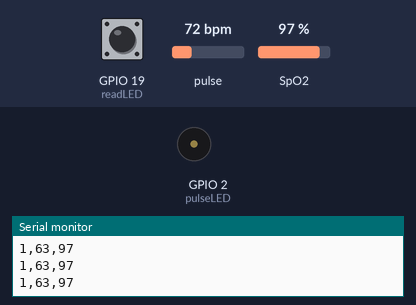
Simulated run of this sketch. Board: ESP32. Shown: buzzer (waves = sounding), the last lines printed to the serial monitor. Inputs (shaded band) come from the test bench; at power-on: pulse 72 bpm, GPIO 19 (readLED) HIGH, SpO2 97 %. WiFi joins after 1.5 s; servers stay silent unless stated.

Above: at 7.2 s.
7.3 s: pulse set to 42 bpm
At 8.5 s:
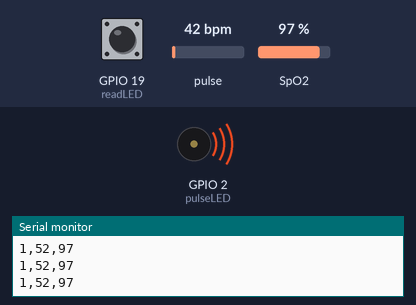
9.7 s: pulse set to 70 bpm
At 12.1 s:
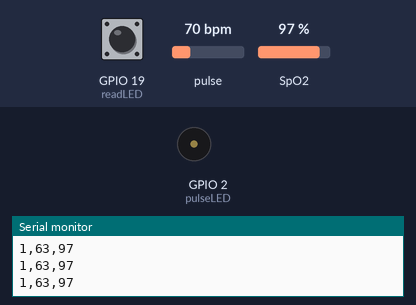
Timing chart, 0 to 13.6 s (numbered marks = the images above; inputs shaded):
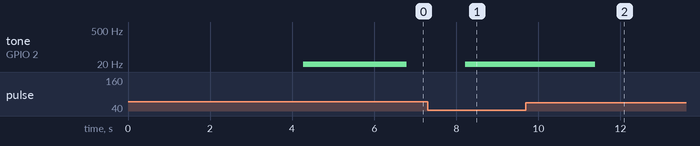

The sketch:

main.ino
```cpp
#include <Wire.h>
#include <WiFi.h>
#include "MAX30105.h"
#include "spo2_algorithm.h"
#include "heartRate.h"
#include <ESPAsyncWebServer.h>

MAX30105 particleSensor;
#define MAX_BRIGHTNESS 255

int temp = 0;
uint32_t irBuffer[100]; //infrared LED sensor data
uint32_t redBuffer[100];  //red LED sensor data
int32_t bufferLength; //data length
int32_t spo2; //SPO2 value
int8_t validSPO2; //indicator to show if the SPO2 calculation is valid
int32_t heartRate; //heart rate value calcualated as per Maxim's algorithm
int8_t validHeartRate; //indicator to show if the heart rate calculation is valid

byte pulseLED = 2; //onboard led on esp32 nodemcu
byte readLED = 19; //Blinks with each data read

long lastBeat = 0; //Time at which the last beat occurred

float beatsPerMinute; //stores the BPM as per custom algorithm
int beatAvg = 0, sp02Avg = 0; //stores the average BPM and SPO2
float ledBlinkFreq; //stores the frequency to blink the pulseLED

const char* ssid = "Mhatre";
const char* password = "Shubham@8765";

AsyncWebServer server(80);

const char index_html[] PROGMEM = R"rawliteral(
<!DOCTYPE html>
<html lang="en">
<head>
    <meta charset="UTF-8">
    <meta name="viewport" content="width=device-width, initial-scale=1.0">
    <title>Heart Rate and SpO2 Monitoring</title>
    <style>
        body {
            font-family: 'Segoe UI', Tahoma, Geneva, Verdana, sans-serif;
            margin: 0;
            padding: 0;
            background-image: url('h.jpg'); /* Replace 'your_background_image.jpg' with the path to your background image */
            background-size: cover;
            background-position: center;
            color: #333;
        }
        .container {
            width: 80%;
            margin: 50px auto;
            text-align: center;
            background-color: rgba(106, 255, 255, 0.7);
            padding: 20px;
            border-radius: 10px;
            box-shadow: 0 0 10px rgba(0, 0, 0, 0.1);
        }
        h1, h2 {
            margin-top: 0;
        }
        .graph {
            margin-top: 50px;
            display: flex;
            justify-content: center;
            align-items: center;
        }
        .graph img {
            max-width: 100%;
            height: auto;
            border-radius: 5px;
            box-shadow: 0 0 10px rgba(0, 0, 0, 0.1);
        }
        .data-container {
            display: flex;
            justify-content: space-around;
            margin-top: 30px;
        }
        .data-box {
            background-color: #c4ffff;
            padding: 15px 20px;
            border-radius: 5px;
            box-shadow: 0 0 10px rgba(0, 0, 0, 0.1);
        }
    </style>
</head>
<body>
    <div class="container">
        <h1>Heart Rate and SpO2 Monitoring</h1>
        <div class="data-container">
            <div class="data-box">
                <h2>SpO2</h2>
                <span id="spo2">-</span>
            </div>
            <div class="data-box">
                <h2>Heart Rate</h2>
                <span id="avgHeartRate">-</span>
            </div>
        </div>
        <div class="graph">
            <canvas id="myChart"></canvas>
        </div>
    </div>

    <script>
        // Initialize empty chart
        let myChart;

function fetchData() {
    fetch('/data') // Fetch data from '/data' endpoint
    .then(response => response.json()) // Parse JSON response
    .then(data => {
        console.log('Received data:', data); // Log received data
        // Update heart rate, SpO2, and average values
        document.getElementById('spo2').innerText = data.spo2 + "%";
        document.getElementById('avgHeartRate').innerText = data.beatAvg + " BPM";
        // Update or create chart
        updateChart(data);
    })
    .catch(error => console.error('Error fetching data:', error));
}

// Function to update or create chart
function updateChart(data) {
    if (!myChart) {
        const ctx = document.getElementById('myChart').getContext('2d');
        myChart = new Chart(ctx, {
            type: 'line',
            data: {
                labels: [...Array(100).keys()],
                datasets: [{
                    label: 'BPM',
                    data: [],
                    borderColor: 'blue',
                    borderWidth: 1,
                    fill: false
                }, {
                    label: 'SPO2',
                    data: [],
                    borderColor: 'red',
                    borderWidth: 1,
                    fill: false
                }]
            },
            options: {
                scales: {
                    y: {
                        beginAtZero: true
                    }
                }
            }
        });
    }

    // Update existing chart data
    myChart.data.datasets[0].data.push(data.beatAvg);
    myChart.data.datasets[1].data.push(data.spo2);
    myChart.update();
}


        // Fetch data every 2 seconds
        setInterval(fetchData, 2000);
    </script>
    <script src="https://cdn.jsdelivr.net/npm/chart.js"></script>

</body>
</html>


)rawliteral";


void setup() {

  ledcSetup(0, 0, 8); // PWM Channel = 0, Initial PWM Frequency = 0Hz, Resolution = 8 bits
  ledcAttachPin(pulseLED, 0); //attach pulseLED pin to PWM Channel 0
  ledcWrite(0, 255); //set PWM Channel Duty Cycle to 255

  Serial.begin(115200);
  delay(1000);

    // Connect to Wi-Fi
  WiFi.begin(ssid, password);
  while (WiFi.status() != WL_CONNECTED) {
    delay(1000);
    Serial.println("Connecting to WiFi...");
  }
  Serial.println("Connected to WiFi");

  // Print ESP32 IP address
  Serial.println("IP address: ");
  Serial.println(WiFi.localIP());

  // Route for root / web page
  server.on("/", HTTP_GET, [](AsyncWebServerRequest *request) {
    request->send_P(200, "text/html", index_html);
  });

    // Route to provide heart rate and SpO2 data
server.on("/data", HTTP_GET, [](AsyncWebServerRequest *request) {
    String json =  "{\"spo2\":" + String(spo2) + ",\"beatAvg\":" + String(beatAvg) + "}";
    Serial.println("Sending data to client: " + json); // Print data being sent
    request->send(200, "application/json", json);
});
  // Start server
  server.begin();
  Serial.println("HTTP server started");

    // Initialize sensor
  if (!particleSensor.begin(Wire, I2C_SPEED_FAST)) //Use default I2C port, 400kHz speed
  {
    Serial.println(F("MAX30105 was not found. Please check wiring/power."));
    while (1);
  }

  /*The following parameters should be tuned to get the best readings for IR and RED LED.
   *The perfect values varies depending on your power consumption required, accuracy, ambient light, sensor mounting, etc.
   *Refer Maxim App Notes to understand how to change these values
   */
  byte ledBrightness = 50; //Options: 0=Off to 255=50mA
  byte sampleAverage = 1; //Options: 1, 2, 4, 8, 16, 32
  byte ledMode = 2; //Options: 1 = Red only, 2 = Red + IR, 3 = Red + IR + Green
  byte sampleRate = 100; //Options: 50, 100, 200, 400, 800, 1000, 1600, 3200
  int pulseWidth = 69; //Options: 69, 118, 215, 411
  int adcRange = 4096; //Options: 2048, 4096, 8192, 16384

  particleSensor.setup(ledBrightness, sampleAverage, ledMode, sampleRate, pulseWidth, adcRange); //Configure sensor with these settings
}

void loop() {
  bufferLength = 100; //buffer length of 100 stores 4 seconds of samples running at 25sps

  //read the first 100 samples, and determine the signal range
  for (byte i = 0; i < bufferLength; i++) {
    while (particleSensor.available() == false) //do we have new data?
      particleSensor.check(); //Check the sensor for new data

    redBuffer[i] = particleSensor.getIR();
    irBuffer[i] = particleSensor.getRed();
    particleSensor.nextSample(); //We're finished with this sample so move to next sample
  }


  // Print headers for Serial Plotter
  Serial.println("BPM,SPO2");

  // Continuously taking samples from MAX30102.  Heart rate and SpO2 are calculated every 1 second
  while (1) {
    // dumping the first 25 sets of samples in the memory and shift the last 75 sets of samples to the top
    for (byte i = 25; i < 100; i++) {
      redBuffer[i - 25] = redBuffer[i];
      irBuffer[i - 25] = irBuffer[i];
    }

    // take 25 sets of samples before calculating the heart rate.
    for (byte i = 75; i < 100; i++) {
      while (particleSensor.available() == false) //do we have new data?
        particleSensor.check(); //Check the sensor for new data

      digitalWrite(readLED, !digitalRead(readLED)); //Blink onboard LED with every data read

      redBuffer[i] = particleSensor.getRed();
      irBuffer[i] = particleSensor.getIR();
      particleSensor.nextSample(); //We're finished with this sample so move to next sample

      long irValue = irBuffer[i];

      if (irValue < 50000) {
        // If irValue is less than 50000, set spo2 to 0 and continue to the next iteration
        spo2 = 0;
        sp02Avg = 0;
        beatAvg = 0;
        beatsPerMinute = 0;
        continue;
      }

      // Calculate BPM independent of Maxim Algorithm.
      if (checkForBeat(irValue) == true && irValue > 50000) {
        // We sensed a beat!
        long delta = millis() - lastBeat;
        lastBeat = millis();

        beatsPerMinute = 60 / (delta / 1000.0);
        beatAvg = (beatAvg + beatsPerMinute) / 2;

        if (beatAvg != 0)
          ledBlinkFreq = (float)(60.0 / beatAvg);
        else
          ledBlinkFreq = 0;
        ledcWriteTone(0, ledBlinkFreq);
      }
      if (millis() - lastBeat > 10000) {
        beatsPerMinute = 0;
        beatAvg = (beatAvg + beatsPerMinute) / 2;

        if (beatAvg != 0)
          ledBlinkFreq = (float)(60.0 / beatAvg);
        else
          ledBlinkFreq = 0;
        ledcWriteTone(0, ledBlinkFreq);
      }
      // if (irValue < 50000) {
      //   beatAvg = 0;
      //   beatsPerMinute = 0;
      // }

      if (irValue < 50000) {
        Serial.print(0);
      } else {
        Serial.print(1);
      }
      Serial.print(","); // Separate with comma

      // Output BPM and SPO2 for Serial Plotter
      Serial.print(beatAvg); // Print BPM
      Serial.print(","); // Separate with comma
      if (spo2 <= 80) {
        Serial.println(0); // Print SPO2
      } else {
        Serial.println(spo2); // Print SPO2 average
      }
    }

    //After gathering 25 new samples recalculate HR and SP02
    maxim_heart_rate_and_oxygen_saturation(irBuffer, bufferLength, redBuffer, &spo2, &validSPO2, &heartRate, &validHeartRate);

    //Calculates average SPO2 to display smooth transitions on Blynk App
    if (validSPO2 == 1 && spo2 < 100 && spo2 > 0) {
      sp02Avg = (sp02Avg + spo2) / 2;
    } else {
      spo2 = 0;
      sp02Avg = (sp02Avg + spo2) / 2;
    }
  }
}
```

License.ino
```cpp
// (licence header left out)

```

Measured:
- after the input at 7.3 s, tone on GPIO 2 (pulseLED): silent → 1 Hz after 0.92 s
- after the input at 9.7 s, tone on GPIO 2 (pulseLED): 1 Hz → silent after 1.7 s
